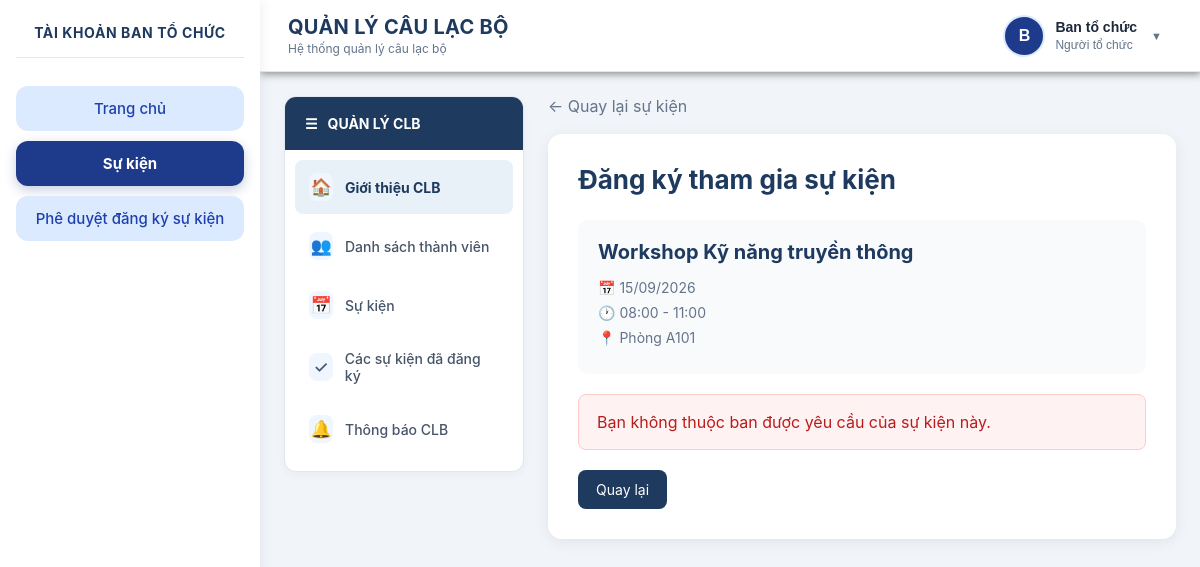
The page /member/register_event.php?id=1 (signed in) on the database its author committed.
### tables this page shows
CREATE TABLE `event` (
  `event_id` int(11) NOT NULL AUTO_INCREMENT,
  `club_id` varchar(255) NOT NULL,
  `event_name` varchar(255) NOT NULL,
  `event_date` date NOT NULL,
  `start_time` time NOT NULL,
  `end_time` time NOT NULL,
  `slots` int(11) NOT NULL,
  `location` varchar(255) DEFAULT NULL,
  `description` text DEFAULT NULL,
  `organizer_id` varchar(255) NOT NULL,
  `status` varchar(30) DEFAULT 'upcoming',
  `created_at` timestamp NOT NULL DEFAULT current_timestamp(),
  PRIMARY KEY (`event_id`)
);

### member/register_event.php (the view, shortened to what this page needs)
<?php
$user = $_SESSION['user'] ?? [];
$username = $user['username'];
$eventId = filter_input(INPUT_GET, 'id', FILTER_VALIDATE_INT);
$database = new Database();
$db = $database->getConnection();
$error = "";
$success = "";
try {
    $db->beginTransaction();
    $sql = "
        SELECT
            event_id,
            club_id,
            event_name,
            event_date,
            start_time,
            end_time,
            slots,
            status
        FROM Event
        WHERE event_id = :event_id
        LIMIT 1
        FOR UPDATE
    ";
    $stmt = $db->prepare($sql);
    $stmt->execute([
        ':event_id' => $eventId
    ]);
    $event = $stmt->fetch(PDO::FETCH_ASSOC);
    $clubId = $event['club_id'];
    $sql = "
        SELECT COUNT(*)
        FROM EventBand AS eb
        WHERE eb.event_id = :event_id
    ";
    $stmt = $db->prepare($sql);
    $stmt->execute([
        ':event_id' => $eventId
    ]);
    $requiredBandCount = (int)$stmt->fetchColumn();
    if ($requiredBandCount > 0) {
        $sql = "
            SELECT 1
            FROM ClubBandMember AS cbm
            INNER JOIN EventBand AS eb
                ON eb.band_id = cbm.band_id
            INNER JOIN ClubBand AS cb
                ON cb.band_id = cbm.band_id
                AND cb.club_id = cbm.club_id
            WHERE cbm.username = :username
              AND cbm.club_id = :club_id
              AND eb.event_id = :event_id
            LIMIT 1
        ";
        $stmt = $db->prepare($sql);
        $stmt->execute([
            ':username' => $username,
            ':club_id' => $clubId,
            ':event_id' => $eventId
        ]);
        $allowed = $stmt->fetchColumn();
        if (!$allowed) {
            throw new Exception(
                "Bạn không thuộc ban được yêu cầu của sự kiện này."
            );
        }
    }
    $db->commit();
    $success = "
        Đăng ký sự kiện thành công.
        Đơn đăng ký của bạn đang chờ organizer/admin duyệt.
    ";
} catch (Exception $e) {
    if ($db->inTransaction()) {
        $db->rollBack();
    }
    $error = $e->getMessage();
}
$sql = "
    SELECT
        e.*,
        ui.fullname AS organizer_name
    FROM Event AS e
    LEFT JOIN UserInfo AS ui
        ON ui.username = e.organizer_id
    WHERE e.event_id = :event_id
    LIMIT 1
";
$stmt = $db->prepare($sql);
$stmt->execute([
    ':event_id' => $eventId
]);
$event = $stmt->fetch(PDO::FETCH_ASSOC);
require_once "../includes/headers.php";
?>
<link rel="stylesheet" href="css/register_event.css">
<link rel="stylesheet" href="css/club.css">
<div class="club-layout">
    <aside class="club-sidebar">
        <div class="club-sidebar-title">
            <span>☰</span>
            <span>QUẢN LÝ CLB</span>
        </div>
        <nav class="club-menu">
            <a href="club.php" class="club-menu-item active">
                <span class="menu-icon">🏠</span>
                <span>Giới thiệu CLB</span>
            </a>
            <a href="club_member.php" class="club-menu-item">
                <span class="menu-icon">👥</span>
                <span>Danh sách thành viên</span>
            </a>
            <a href="events.php" class="club-menu-item">
                <span class="menu-icon">📅</span>
                <span>Sự kiện</span>
            </a>
            <a href="registered_events.php" class="club-menu-item">
                <span class="menu-icon">✓</span>
                <span>Các sự kiện đã đăng ký</span>
            </a>
            <a href="notifications.php" class="club-menu-item">
                <span class="menu-icon">🔔</span>
                <span>Thông báo CLB</span>
            </a>
        </nav>
    </aside>
    <main class="club-content">
        <a
            href="event_detail.php?id=<?= $eventId ?>"
            class="back-link"
        >
            ← Quay lại sự kiện
        </a>
        <div class="register-card">
            <h1>
                Đăng ký tham gia sự kiện
            </h1>
            <?php if ($event): ?>
                <div class="event-summary">
                    <h2>
                        <?= htmlspecialchars(
                            $event['event_name']
                        ) ?>
                    </h2>
                    <p>
                        📅
                        <?= date(
                            'd/m/Y',
                            strtotime($event['event_date'])
                        ) ?>
                    </p>
                    <p>
                        🕐
                        <?= date(
                            'H:i',
                            strtotime($event['start_time'])
                        ) ?>
                        -
                        <?= date(
                            'H:i',
                            strtotime($event['end_time'])
                        ) ?>
                    </p>
                    <p>
                        📍
                        <?= htmlspecialchars(
                            $event['location']
                            ?? 'Chưa cập nhật'
                        ) ?>
                    </p>
                </div>
                <?php if ($success): ?>
                    <div class="message success">
                        <?= htmlspecialchars($success) ?>
                    </div>
                    <div class="action-buttons">
                        <a
                            href="event_detail.php?id=<?= $eventId ?>"
                            class="btn-primary"
                        >
                            Quay lại sự kiện
                        </a>
                        <a
                            href="registered_events.php"
                            class="btn-secondary"
                        >
                            Xem đăng ký của tôi
                        </a>
                    </div>
                <?php elseif ($error): ?>
                    <div class="message error">
                        <?= htmlspecialchars($error) ?>
                    </div>
                    <div class="action-buttons">
                        <a
                            href="event_detail.php?id=<?= $eventId ?>"
                            class="btn-primary"
                        >
                            Quay lại
                        </a>
                    </div>
                <?php endif; ?>
            <?php endif; ?>
        </div>
    </main>
</div>
<?php require_once "../includes/footer.php"; ?>

### member/css/register_event.css (style rules this page uses)
.club-content { flex: 1; }
.back-link { display: inline-block; margin-bottom: 18px; text-decoration: none; color: #64748b; }
.register-card { max-width: 700px; margin: 0 auto; padding: 30px; background: white; border-radius: 14px; box-shadow: 0 3px 15px rgba(0, 0, 0, 0.07); }
.register-card h1 { margin-top: 0; margin-bottom: 25px; color: #1e3a5f; font-size: 26px; }
.event-summary { padding: 20px; margin-bottom: 20px; background: #f8fafc; border-radius: 10px; }
.event-summary h2 { margin-top: 0; margin-bottom: 15px; color: #1e3a5f; font-size: 20px; }
.event-summary p { margin: 8px 0; color: #64748b; font-size: 14px; }
.message { padding: 15px 18px; margin-bottom: 20px; border-radius: 8px; line-height: 1.5; }
.message.error { background: #fef2f2; color: #b91c1c; border: 1px solid #fecaca; }
.action-buttons { display: flex; gap: 10px; flex-wrap: wrap; }
.btn-primary, .btn-secondary { display: inline-block; padding: 11px 18px; border-radius: 8px; text-decoration: none; font-size: 14px; }
.btn-primary { background: #1e3a5f; color: white; }

### member/css/club.css (style rules this page uses)
.club-layout { display: flex; gap: 24px; width: 100%; align-items: flex-start; }
.club-sidebar { width: 240px; min-width: 240px; background: #ffffff; border-radius: 12px; border: 1px solid #e2e8f0; overflow: hidden; box-shadow: 0 2px 8px rgba(0, 0, 0, 0.04); }
.club-sidebar-title { display: flex; align-items: center; gap: 10px; padding: 18px 20px; background: #1e3a5f; color: white; font-size: 14px; font-weight: 700; }
.club-menu { padding: 10px; }
.club-menu-item { display: flex; align-items: center; gap: 12px; padding: 13px 14px; margin-bottom: 5px; border-radius: 8px; color: #475569; text-decoration: none; font-size: 14px; font-weight: 500; transition: all 0.2s ease; }
.menu-icon { width: 24px; display: flex; align-items: center; justify-content: center; font-size: 17px; }
.club-menu-item.active { background: #e8f0f8; color: #1e3a5f; font-weight: 700; }
.club-content { flex: 1; min-width: 0; }

### includes/headers.php (style rules this page uses)
* { margin: 0; padding: 0; box-sizing: border-box; }
html, body { height: 100%; font-family: -apple-system, BlinkMacSystemFont, "Segoe UI", Roboto, "Helvetica Neue", Arial, sans-serif; background: #f1f5f9; }

### includes/navbar.php (style rules this page uses)
.menu-icon { width: 28px; height: 28px; display: flex; align-items: center; justify-content: center; background: #eff6ff; border-radius: 8px; font-size: 14px; }

### rows shown on the page
event: event_name "Workshop Kỹ năng truyền thông", event_date "15/09/2026", start_time "08:00", end_time "11:00", location "Phòng A101"

### other values the page prints
substr($fullName, 0, 1) "B"
$fullName "Ban tổ chức"
$sidebarTitle "TÀI KHOẢN BAN TỔ CHỨC"
$error "Bạn không thuộc ban được yêu cầu của sự kiện này."
